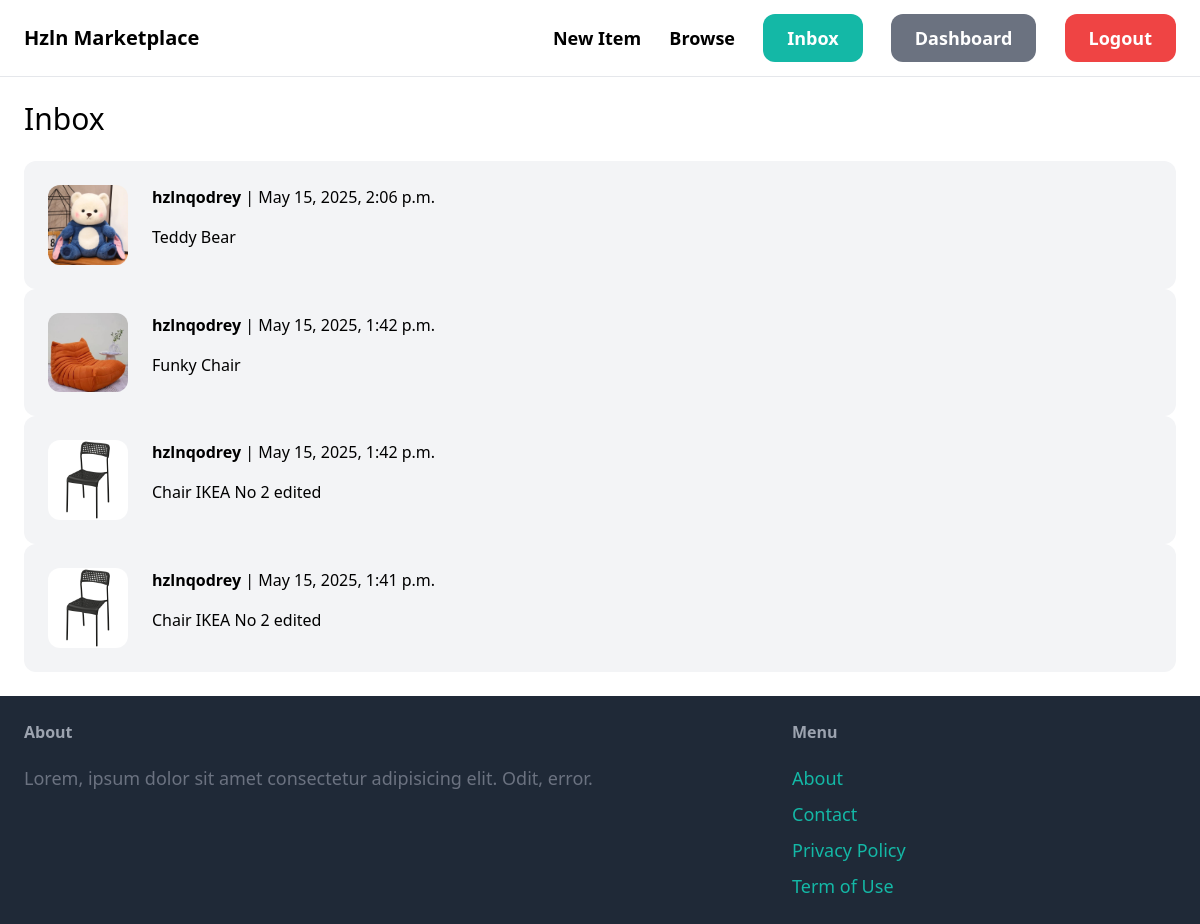
Page /inbox/ (signed in) on the earlier database version.
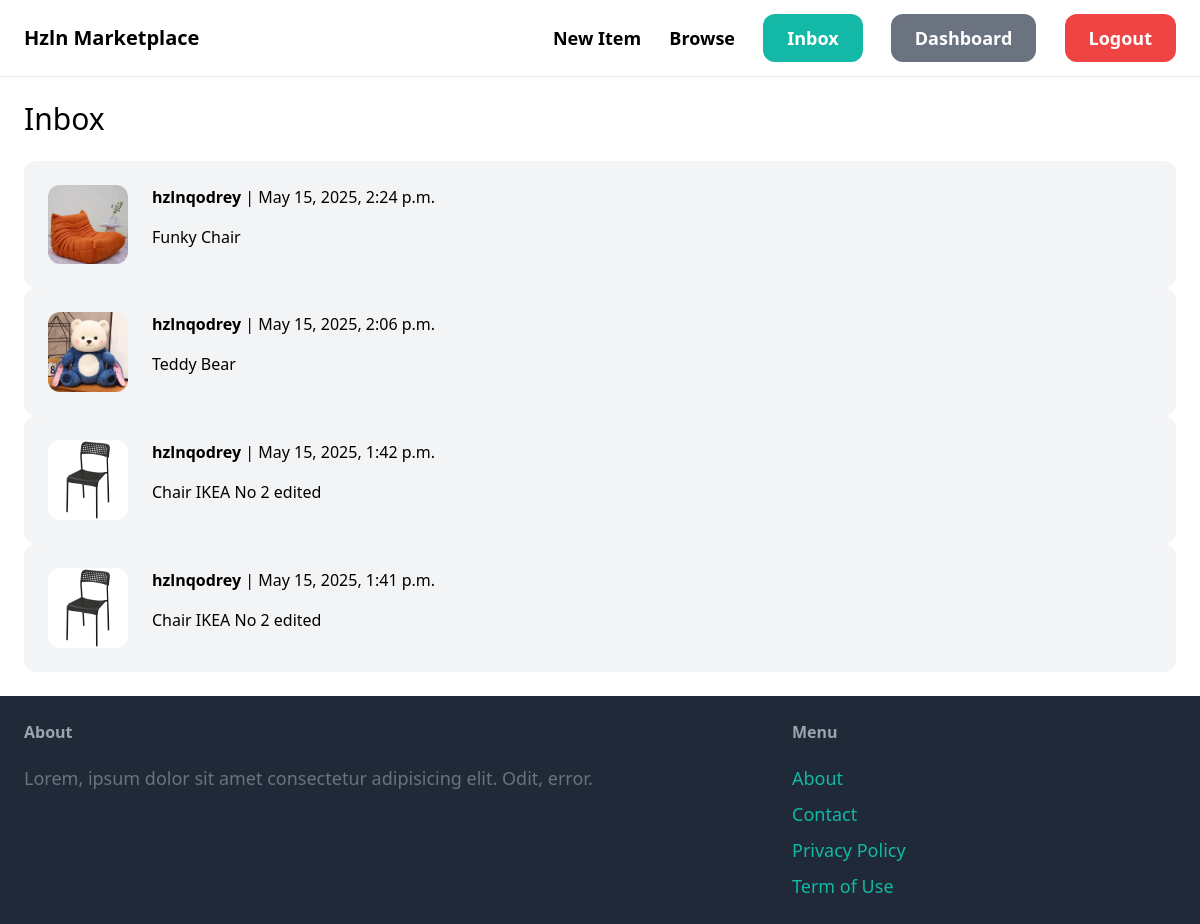
Same page on the later database version.
### conversation/models.py (models this page shows)
class Conversation(models.Model):
    item = models.ForeignKey(Item, related_name='conversations', on_delete=models.CASCADE)
    members = models.ManyToManyField(User, related_name='conversations', )
    created_at = models.DateTimeField(auto_now_add=True)
    modified_at = models.DateTimeField(auto_now=True)
    class Meta:
        ordering = ('-modified_at', )

### item/models.py (models this page shows, shortened)
class Item(models.Model):
    category = models.ForeignKey(Category, related_name='items', on_delete=models.CASCADE)
    name = models.CharField(max_length=255)
    description = models.TextField(blank=True, null=True)
    price = models.FloatField()
    image = models.ImageField(upload_to='items_images', blank=True, null=True)
    is_sold = models.BooleanField(default=False)
    created_by = models.ForeignKey(User, related_name='items', on_delete=models.CASCADE)
    created_at = models.DateTimeField(auto_now_add=True)

### conversation/views.py (the view)
# urls.py: path('', views.inbox, name='inbox'),
@login_required
def inbox(request):
    conversations = Conversation.objects.filter(members__in=[request.user.id])
    return render(request, 'conversation/inbox.html', {
        'conversations': conversations
    })

### conversation/templates/conversation/inbox.html (shortened to what this page needs)
{% extends 'core/base.html' %}
{% block content %}
<h1 class="mb-6 text-3xl">Inbox</h1>
<div class="space-y-6">
    {% for conversation in conversations %}
    <a href="{% url 'conversation:detail' conversation.id %}">
        <div class="p-6 flex bg-gray-100 rounded-xl">
            <div class="pr-6">
                <img src="{{ conversation.item.image.url }}" alt="" srcset="" class="w-20 rounded-xl">
            </div>
            <div>
                {% for member in conversation.members.all %}
                {% if member != request.user %}
                <p class="mb-4">
                    <strong>{{ member.username }}</strong> | {{ conversation.modified_at }}
                </p>
                <p class="">
                    {{ conversation.item.name }}
                </p>
                {% endif %}
                {% endfor %}
            </div>
        </div>
    </a>
    {% endfor %}
</div>
{% endblock %}

### core/templates/core/base.html (shortened to what this page needs)
<!DOCTYPE html>
<html>
<head>
    <script src="https://cdn.tailwindcss.com"></script>
</head>
<body>
    <nav class="px-6 py-6 flex justify-between items-center border-b border-gray-200">
        <a href="/" class="text-xl font-semibold">Hzln Marketplace</a>
        <div class="space-x-6">
            <a href="{% url 'item:new' %}" class="text-lg font-semibold hover:text-gray-500">New Item</a>
            <a href="{% url 'item:items'  %}" class="text-lg font-semibold hover:text-gray-500">Browse</a>
            {% if request.user.is_authenticated %}
            <a href="{% url 'conversation:inbox' %}"
                class="px-6 py-3 text-lg font-semibold bg-teal-500 text-white rounded-xl hover:bg-teal-700 ">Inbox</a>
            <a href="{% url 'dashboard:index' %}"
                class="px-6 py-3 text-lg font-semibold bg-gray-500 text-white rounded-xl hover:bg-gray-700 ">Dashboard</a>
            <a href="{% url 'core:logout' %}"
                class="px-6 py-3 text-lg font-semibold bg-red-500 text-white rounded-xl hover:bg-gray-700 ">Logout</a>
            {% else %}
            <a href="{% url 'core:signup' %}"
                class="px-6 py-3 text-lg font-semibold bg-teal-500 text-white rounded-xl hover:bg-teal-700 ">Sign Up</a>
            <a href="{% url 'core:login' %}"
                class="px-6 py-3 text-lg font-semibold bg-gray-500 text-white rounded-xl hover:bg-gray-700 ">Log In</a>
            {% endif %}
        </div>
    </nav>
    <div class="px-6 py-6">
        {% block content %}
        {% endblock %}
    </div>
    <footer class="py-6 px-6 flex justify-between bg-gray-800">
        <div class="w-2/3 pr-10">
            <h3 class="mb-5 font-semibold text-gray-400">About</h3>
            <p class="text-lg text-gray-500">Lorem, ipsum dolor sit amet consectetur adipisicing elit. Odit, error.</p>
        </div>
        <div class="w-1/3 ">
            <h3 class="mb-5 font-semibold text-gray-400">Menu</h3>
            <ul class="space-y-2">
                <li><a href="#" class="text-lg text-teal-500 hover:text-teal-700">About</a></li>
                <li><a href="{% url 'core:contact' %}" class="text-lg text-teal-500 hover:text-teal-700">Contact</a>
                </li>
                <li><a href="#" class="text-lg text-teal-500 hover:text-teal-700">Privacy Policy</a></li>
                <li><a href="#" class="text-lg text-teal-500 hover:text-teal-700">Term of Use</a></li>
            </ul>
        </div>
    </footer>
</body>
</html>

Differences in the rows shown:
changed Conversation "Funky Chair": modified_at "May 15, 2025, 1:42 p.m." → "May 15, 2025, 2:24 p.m."; moves up the list
